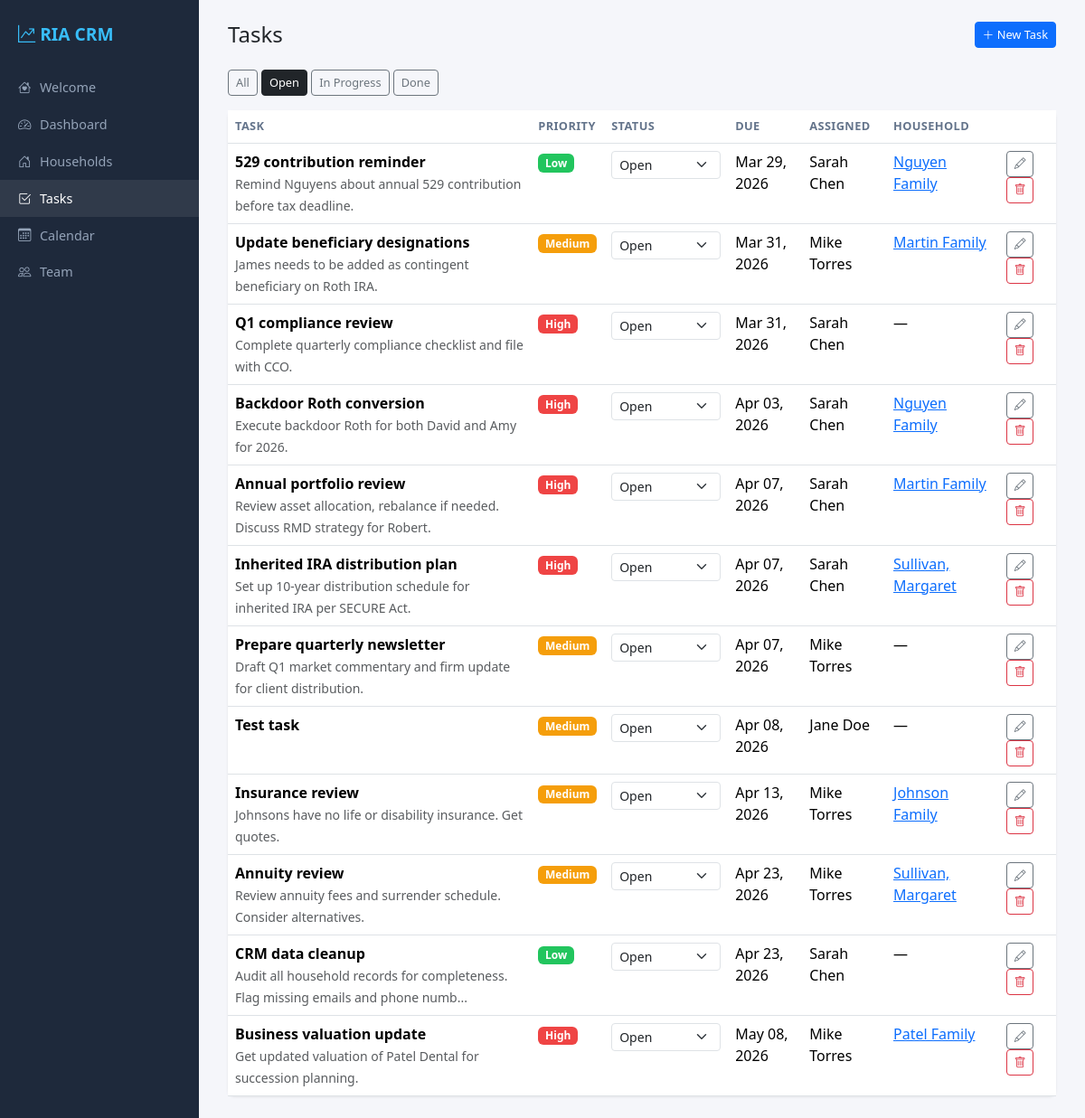
Screenshot of /tasks?status=Open with the database file from the repository.
### models.py (models this page shows, shortened)
class Task(db.Model):
    id = db.Column(db.Integer, primary_key=True)
    title = db.Column(db.String(300), nullable=False)
    description = db.Column(db.Text, default="")
    status = db.Column(db.String(20), default="Open")
    priority = db.Column(db.String(10), default="Medium")
    due_date = db.Column(db.Date, nullable=True)
    assigned_to = db.Column(db.String(100), default="")  # team member name
    household_id = db.Column(db.Integer, db.ForeignKey("household.id"), nullable=True)
    created_at = db.Column(db.DateTime, default=datetime.utcnow)

class Household(db.Model):
    id = db.Column(db.Integer, primary_key=True)
    name = db.Column(db.String(200), nullable=False)
    notes = db.Column(db.Text, default="")
    created_at = db.Column(db.DateTime, default=datetime.utcnow)
    people = db.relationship("Person", backref="household", lazy=True, cascade="all, delete-orphan")
    accounts = db.relationship("Account", backref="household", lazy=True, cascade="all, delete-orphan")
    tasks = db.relationship("Task", backref="household", lazy=True, cascade="all, delete-orphan")
    meetings = db.relationship("Meeting", backref="household", lazy=True, cascade="all, delete-orphan")

### app.py (the view)
@app.route("/tasks")
def task_list():
    status_filter = request.args.get("status", "")
    query = Task.query
    if status_filter:
        query = query.filter_by(status=status_filter)
    tasks = query.order_by(Task.due_date.asc().nullslast()).all()
    return render_template(
        "tasks.html",
        tasks=tasks,
        statuses=TASK_STATUSES,
        priorities=TASK_PRIORITIES,
        households=Household.query.order_by(Household.name).all(),
        users=User.query.filter_by(is_active=True).order_by(User.last_name).all(),
        current_status=status_filter,
    )

### models.py (called while the page is built)
    @property
    def full_name(self):
        return f"{self.first_name} {self.last_name}"

### templates/tasks.html (shortened to what this page needs)
{% extends "base.html" %}
{% block content %}
<div class="d-flex justify-content-between align-items-center mb-4">
    <h4 class="mb-0">Tasks</h4>
    <button class="btn btn-primary btn-sm" data-bs-toggle="modal" data-bs-target="#addTaskModal"><i class="bi bi-plus-lg"></i> New Task</button>
</div>
<div class="mb-3">
    <a href="{{ url_for('task_list') }}" class="btn btn-sm {{ 'btn-dark' if not current_status else 'btn-outline-secondary' }}">All</a>
    {% for s in statuses %}
    <a href="{{ url_for('task_list', status=s) }}" class="btn btn-sm {{ 'btn-dark' if current_status == s else 'btn-outline-secondary' }}">{{ s }}</a>
    {% endfor %}
</div>
{% if tasks %}
<div class="card">
    <table class="table table-hover mb-0">
        <thead><tr><th>Task</th><th>Priority</th><th>Status</th><th>Due</th><th>Assigned</th><th>Household</th><th></th></tr></thead>
        <tbody>
        {% for t in tasks %}
        <tr>
            <td>
                <strong>{{ t.title }}</strong>
                {% if t.description %}<br><small class="text-muted">{{ t.description[:80] }}{{ '...' if t.description|length > 80 }}</small>{% endif %}
            </td>
            <td><span class="badge badge-priority-{{ t.priority }}">{{ t.priority }}</span></td>
            <td>
                <form method="POST" action="{{ url_for('task_status', id=t.id) }}" class="d-inline">
                    <select name="status" class="form-select form-select-sm" style="width:auto" onchange="this.form.submit()">
                        {% for s in statuses %}<option {% if t.status == s %}selected{% endif %}>{{ s }}</option>{% endfor %}
                    </select>
                </form>
            </td>
            <td>{{ t.due_date.strftime('%b %d, %Y') if t.due_date else '—' }}</td>
            <td>{{ t.assigned_to or '—' }}</td>
            <td>{% if t.household %}<a href="{{ url_for('household_detail', id=t.household_id) }}">{{ t.household.name }}</a>{% else %}—{% endif %}</td>
            <td>
                <button class="btn btn-outline-secondary btn-sm" data-bs-toggle="modal" data-bs-target="#editTask{{ t.id }}"><i class="bi bi-pencil"></i></button>
                <form method="POST" action="{{ url_for('task_delete', id=t.id) }}" class="d-inline" onsubmit="return confirm('Delete?')">
                    <button class="btn btn-outline-danger btn-sm"><i class="bi bi-trash"></i></button>
                </form>
            </td>
        </tr>
        {% endfor %}
        </tbody>
    </table>
</div>
{% else %}
<div class="card p-4 text-center text-muted">No tasks found.</div>
{% endif %}
{% endblock %}

### templates/base.html (style rules this page uses)
:root { --sidebar-width: 220px; }
body { background: #f5f6fa; font-family: 'Segoe UI', system-ui, sans-serif; }
.card { border: none; box-shadow: 0 1px 3px rgba(0,0,0,0.08); border-radius: 0.5rem; }
.badge-priority-High { background: #ef4444; }
.badge-priority-Medium { background: #f59e0b; }
.badge-priority-Low { background: #22c55e; }
.table th { font-size: 0.8rem; text-transform: uppercase; color: #64748b; letter-spacing: 0.03em; }
.btn-sm { font-size: 0.8rem; }

### rows the page displays
Task: title "529 contribution reminder", description "Remind Nguyens about annual 529 contribution before tax deadline.", priority "Low", status "Open", due_date "Mar 29, 2026", assigned_to "Sarah Chen", household.name "Nguyen Family"
Task: title "Update beneficiary designations", description "James needs to be added as contingent beneficiary on Roth IRA.", priority "Medium", status "Open", due_date "Mar 31, 2026", assigned_to "Mike Torres", household.name "Martin Family"
Task: title "Q1 compliance review", description "Complete quarterly compliance checklist and file with CCO.", priority "High", status "Open", due_date "Mar 31, 2026", assigned_to "Sarah Chen"
Task: title "Backdoor Roth conversion", description "Execute backdoor Roth for both David and Amy for 2026.", priority "High", status "Open", due_date "Apr 03, 2026", assigned_to "Sarah Chen", household.name "Nguyen Family"
Task: title "Annual portfolio review", description "Review asset allocation, rebalance if needed. Discuss RMD strategy for Robert.", priority "High", status "Open", due_date "Apr 07, 2026", assigned_to "Sarah Chen", household.name "Martin Family"
Task: title "Inherited IRA distribution plan", description "Set up 10-year distribution schedule for inherited IRA per SECURE Act.", priority "High", status "Open", due_date "Apr 07, 2026", assigned_to "Sarah Chen", household.name "Sullivan, Margaret"
Task: title "Prepare quarterly newsletter", description "Draft Q1 market commentary and firm update for client distribution.", priority "Medium", status "Open", due_date "Apr 07, 2026", assigned_to "Mike Torres"
Task: title "Test task", priority "Medium", status "Open", due_date "Apr 08, 2026", assigned_to "Jane Doe"
Task: title "Insurance review", description "Johnsons have no life or disability insurance. Get quotes.", priority "Medium", status "Open", due_date "Apr 13, 2026", assigned_to "Mike Torres", household.name "Johnson Family"
Task: title "Annuity review", description "Review annuity fees and surrender schedule. Consider alternatives.", priority "Medium", status "Open", due_date "Apr 23, 2026", assigned_to "Mike Torres", household.name "Sullivan, Margaret"
Task: title "CRM data cleanup", description "Audit all household records for completeness. Flag missing emails and phone numb", description "...", priority "Low", status "Open", due_date "Apr 23, 2026", assigned_to "Sarah Chen"
Task: title "Business valuation update", description "Get updated valuation of Patel Dental for succession planning.", priority "High", status "Open", due_date "May 08, 2026", assigned_to "Mike Torres", household.name "Patel Family"

### other values shown
{{ s }} "Open" "In Progress" "Done"
